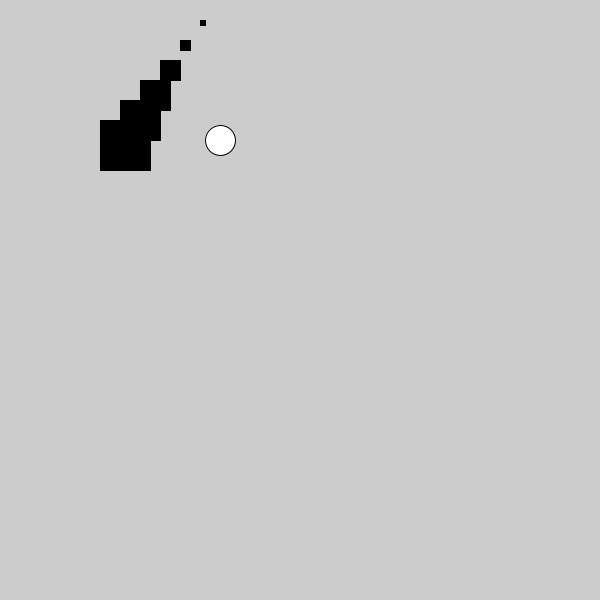
Frame 1 (no input)
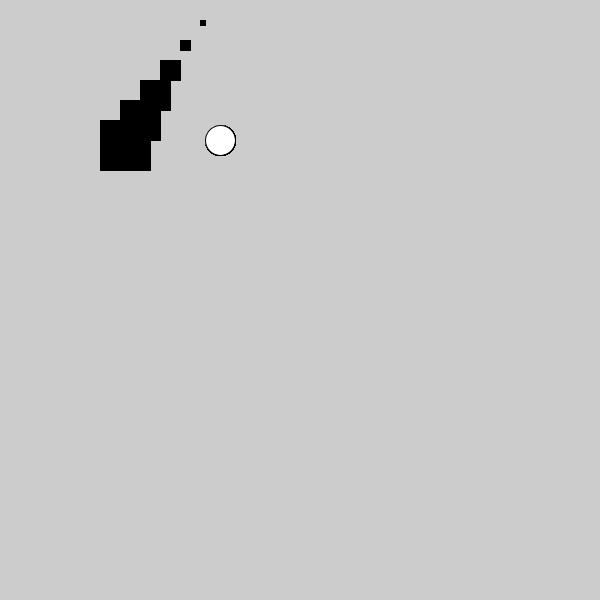
Frame 60 (the mouse pressed at the canvas centre just before this capture)
Frame 120 (the mouse held since frame 60 and released just before this capture): identical to frame 60, image omitted

The Processing sketch that drew these frames (run headless with seeded random() and noise(); from frame 60 on, the mouse is pressed at the canvas centre):

// Processing sketch: Exercise_21_2
// ── Exercise_21_2.pde
//2. Extend the function created for exercise 1 by creating more parameters to control
//additional aspects of its form.

void setup() { 
  size(600, 600);
 
}

void draw() { 
 
  square(200,20,5,5);
  square(180, 40,10,10);
  square(160,60, 20,20);
  square(140, 80,30,30);
  square(120, 100,40,40);
  square(100, 120,50,50);
  circle(220,140,30,30);

}

void circle(int x, int y, int width, int height) {
  fill(255);
  ellipse(x, y, width, height);
  
}void square(int x, int y, int width, int height) {
  fill(0);
  rect (x, y, width, height);
}
